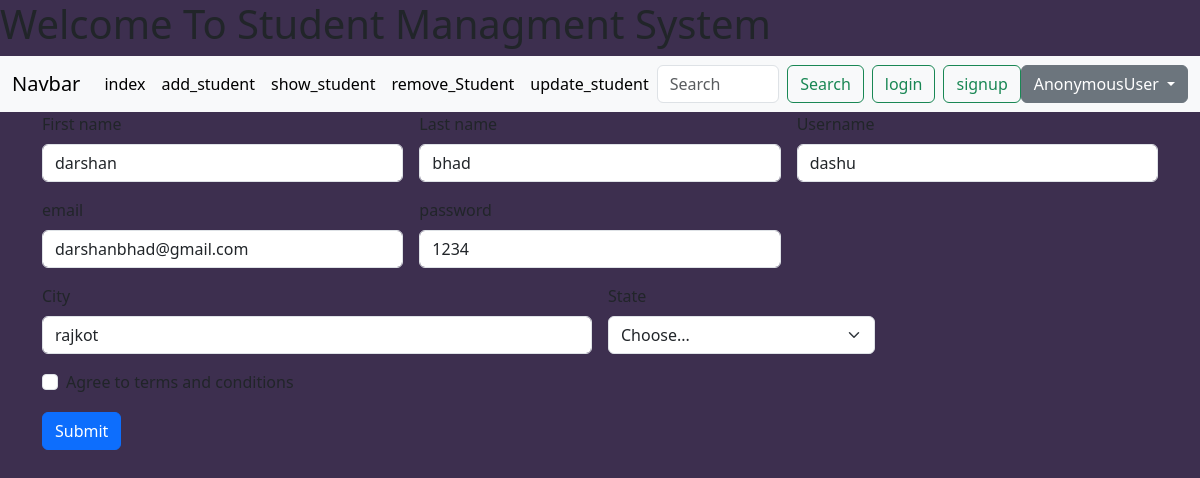
Page /update_student/4 on the committed database.
### myapp/models.py (models this page shows)
class student(models.Model):
    firstname=models.CharField(max_length=40)
    lastname=models.CharField(max_length=40)
    username=models.CharField(max_length=40)
    email=models.EmailField(max_length=40)
    password=models.CharField(max_length=30)
    city=models.CharField(max_length=40)
    state=models.CharField(max_length=40)

### myapp/views.py (the view, shortened to what this page needs)
# urls.py: path('update_student/',views.update_student , name='update_student'),
def update_student(request,id=0):
    st=student.objects.get(id=id)
    return render(request,'update_student.html',{'st':st})

### myapp/templates/update_student.html (shortened to what this page needs)
<!DOCTYPE html>
<html lang="en">
<head>
    <link href="https://cdn.jsdelivr.net/npm/bootstrap@5.3.2/dist/css/bootstrap.min.css" rel="stylesheet"
>
</head>
<body style="background-color: rgb(61, 47, 79);">
    <h1>Welcome To Student Managment System </h1>
    <nav class="navbar navbar-expand-lg bg-body-tertiary">
        <div class="container-fluid">
            <a class="navbar-brand" href="#">Navbar</a>
            <div class="collapse navbar-collapse" id="navbarSupportedContent">
                <ul class="navbar-nav me-auto mb-2 mb-lg-0">
                    <li class="nav-item">
                        <a class="nav-link active" aria-current="page" href="/">index</a>
                    </li>
                    <li class="nav-item">
                        <a class="nav-link active" aria-current="page" href="/add_student">add_student</a>
                    </li>
                    <li class="nav-item">
                        <a class="nav-link active" aria-current="page" href="/show_student">show_student</a>
                    </li>
                    <li class="nav-item">
                        <a class="nav-link active" aria-current="page" href="/remove_student">remove_Student</a>
                    </li>
                    <li class="nav-item">
                        <a class="nav-link active" aria-current="page" href="/update_student">update_student</a>
                    </li>
                </ul>
                <form class="d-flex" role="search">
                    <input class="form-control me-2" type="search" placeholder="Search" aria-label="Search">
                    <button class="btn btn-outline-success" type="submit">Search</button>
                    <button class="btn btn-outline-success mx-2" type="button" data-bs-toggle="modal"
                        data-bs-target="#loginmodal">login</button>
                    <button class="btn btn-outline-success" type="button" data-bs-toggle="modal"
                        data-bs-target="#signupmodal">signup</button>
                    <div class="dropdown">
                        <a class="btn btn-secondary dropdown-toggle" href="#" role="button" data-bs-toggle="dropdown"
                            aria-expanded="false">
                            {{user}}
                        </a>
                    </div>
                </form>
            </div>
        </div>
    </nav>
    <div class="container">
        <form class="row g-3 needs-validation" novalidate method="post">
            <div class="col-md-4">
                <label for="validationCustom01" class="form-label">First name</label>
                <input type="text" class="form-control" name="firstname"  value="{{st.firstname}}" id="validationCustom01" required>
            </div>
            <div class="col-md-4">
                <label for="validationCustom02" class="form-label">Last name</label>
                <input type="text" class="form-control" name="lastname"  value="{{st.lastname}}" id="validationCustom02" required>
            </div>
            <div class="col-md-4">
                <label for="validationCustomUsername" class="form-label">Username</label>
                <div class="input-group has-validation">
                    <input type="text" class="form-control" name="username"  value="{{st.username}}"    id="validationCustomUsername"
                        aria-describedby="inputGroupPrepend" required>
                </div>
            </div>
            <div class="col-md-4">
                <label for="validationCustom02" class="form-label">email</label>
                <input type="email" class="form-control" name="email"   value="{{st.email}}" id="validationCustom02" required>
            </div>
            <div class="col-md-4">
                <label for="validationCustom02" class="form-label">password</label>
                <input type="text" class="form-control" name="password" value="{{st.password}}"  id="validationCustom02" required>
            </div>
            <div class="col-md-6">
                <label for="validationCustom03" class="form-label">City</label>
                <input type="text" class="form-control" name="city" value="{{st.city}}"    id="validationCustom03" required>
            </div>
            <div class="col-md-3">
                <label for="validationCustom04" class="form-label">State</label>
                <select class="form-select" name="state"   value="{{st.state}}" id="validationCustom04" required>
                    <option selected disabled value="">Choose...</option>
                </select>
            </div>
            <div class="col-12">
                <div class="form-check">
                    <input class="form-check-input" type="checkbox" value="" id="invalidCheck" required>
                    <label class="form-check-label" for="invalidCheck">
                        Agree to terms and conditions
                    </label>
                </div>
            </div>
            <div class="col-12">
               <input   class="btn btn-primary"  type="submit"  >
            </div>
        </form>
    </div>
</body>
</html>

### rows in the picture
student: firstname "darshan", lastname "bhad", username "dashu", email "darshanbhad@gmail.com", password "1234", city "rajkot"

### other values in the picture
{{ user }} "AnonymousUser"
